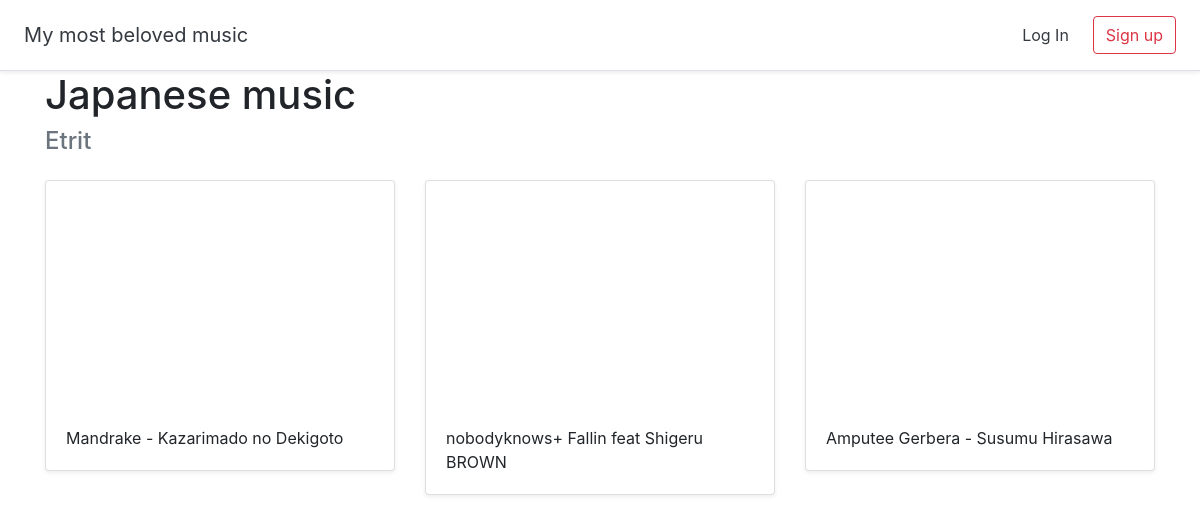
/playlist/11, run on the app's committed database.
### topmusicapp/models.py (models this page shows, shortened)
class MusicPlaylist(models.Model):
    title = models.CharField(max_length=255)
    user = models.ForeignKey(User, on_delete=models.CASCADE)

class Video(models.Model):
    title = models.CharField(max_length=255)
    url = models.URLField()
    youtube_id = models.CharField(max_length=255)
    playlist = models.ForeignKey(MusicPlaylist, on_delete=models.CASCADE)

### topmusicapp/views.py (the view)
# urls.py: path('playlist/<int:pk>', views.DetailPlaylist.as_view(), name='detail_playlist'),
class DetailPlaylist(generic.DetailView):
    model = MusicPlaylist
    template_name = 'topmusicapp/detailplaylist.html'

### topmusicapp/templates/topmusicapp/detailplaylist.html (shortened to what this page needs)
{% extends 'topmusicapp/base.html' %} {% block content %}
<div class="container">
  <h1>{{musicplaylist.title}}</h1>
  <h4 class="text-muted">{{musicplaylist.user.username}}</h4>
    <div class="row">
     {% for video in musicplaylist.video_set.all %}
      <div class="col-md-4 mt-3">
        <div class="card mb-4 shadow-sm">
         <iframe width="100%" height="225" src="https://www.youtube.com/embed/{{video.youtube_id}}" frameborder="0" allow="accelerometer; autoplay; clipboard-write; encrypted-media; gyroscope; picture-in-picture" allowfullscreen></iframe>
         <div class="card-body">
          <p class="card-text">{{video.title}}</p>
         </div>
        </div>
      </div>
      {% endfor %}
    </div>
</div>
{% endblock %}

### data on the page
MusicPlaylist: title "Japanese music", user.username "Etrit"
Video: title "Mandrake - Kazarimado no Dekigoto"
Video: title "nobodyknows+ Fallin feat Shigeru BROWN"
Video: title "Amputee Gerbera - Susumu Hirasawa"
